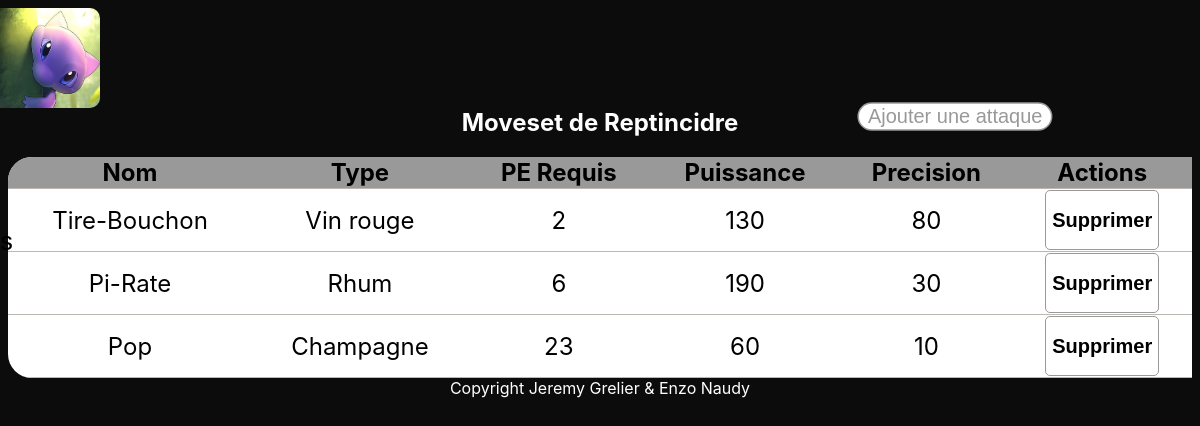
Page /Site/moveset-espece.php?id=5 on the committed database.
### tables this page shows
CREATE TABLE IF NOT EXISTS `ESPECE` (
  `Numero` int(11) NOT NULL,
  `NomEspece` text NOT NULL,
  `TypeEspece` int(11) NOT NULL,
  `TypeEspece2` int(11) DEFAULT NULL,
  `Sprite` text NOT NULL,
  PRIMARY KEY (`Numero`),
  KEY `TypeEspece` (`TypeEspece`),
  KEY `TypeEspece2` (`TypeEspece2`)
);

CREATE TABLE IF NOT EXISTS `ATTAQUE` (
  `IdAttaque` int(11) NOT NULL AUTO_INCREMENT,
  `NomAttaque` text NOT NULL,
  `Puissance` int(11) NOT NULL,
  `Precision` int(11) NOT NULL,
  `TypeAttaque` int(11) NOT NULL,
  PRIMARY KEY (`IdAttaque`),
  KEY `TypeAttaque` (`TypeAttaque`)
);

CREATE TABLE IF NOT EXISTS `TYPE` (
  `IdType` int(11) NOT NULL AUTO_INCREMENT,
  `NomType` text NOT NULL,
  PRIMARY KEY (`IdType`)
);

CREATE TABLE IF NOT EXISTS `MOVESET_ESPECE` (
  `IdAttaque` int(11) NOT NULL,
  `NumEspece` int(11) NOT NULL,
  `PE_Requis` int(11) NOT NULL,
  PRIMARY KEY (`IdAttaque`,`NumEspece`),
  KEY `NumEspece` (`NumEspece`)
);

### Site/moveset-espece.php (the view, shortened to what this page needs)
<!DOCTYPE html>
<html>
<head>
  <link rel="stylesheet" href="css/monsite.css" />
</head>
<body>
  <?php include "topnav.php" ?>
  <div class="listeEspece">
    <?php
    include "connect.php";  ?>
    <?php
    $requete = "select * from ESPECE, TYPE, MOVESET_ESPECE, ATTAQUE where MOVESET_ESPECE.NumEspece = " . intval($_REQUEST['id']) . " and ESPECE.Numero = MOVESET_ESPECE.NumEspece and
          MOVESET_ESPECE.IdAttaque = ATTAQUE.IdAttaque and ATTAQUE.TypeAttaque = TYPE.IdType order by PE_Requis";
    if ($res = $dbh->query($requete))
      $moveset =  $res->fetchAll();
    $nam = isset($moveset[0]['NomEspece']) ? 'de ' . $moveset[0]['NomEspece'] : 'vide';
    echo '<h2>Moveset ' . $nam . '</h2>';
    $num = intval($_REQUEST['id']);
    echo '<table>
                <tr class="headerListEspece">
              <th>Nom</th>
              <th>Type</th>
              <th>PE Requis</th>
              <th>Puissance</th>
              <th>Precision</th>
              <th>Actions</th>
                </tr>
              <tbody>';
    foreach ($moveset as $move) {
      echo '<tr><td>' . $move['NomAttaque'] . '</td>';
      echo '<td>' . $move['NomType'] . '</td>';
      echo '<td>' . $move['PE_Requis'] . '</td>';
      echo '<td>' . $move['Puissance'] . '</td>';
      echo '<td>' . $move['Precision'] . '</td>';
      echo '<td><form method="post" action="./delete/deleteFromMovesetEspece.php">
                      <button type="submit" name="btnEnvoiForm" title="Envoyer"><h2 style="color:black">Supprimer</h2></button>
                      <input type="hidden" name="IdAttaque" value="' . $move['IdAttaque'] . '"/>
                      <input type="hidden" name="NumEspece" value="' . $move['Numero'] . '"/>
                    </form></td></tr>';
    }
    echo "</tbody></table></div>";
    echo '<button id="openModal" onclick="document.getElementById(\'mydialog\').style.visibility =\'visible\'" > Ajouter une attaque </button>
  <div id="mydialog">
    <dialog open class="ModalAddSpecies" role="dialog" aria-modal="true" aria-labelledby="modal-heading">
          <h1 id="modal-heading">Ajouter une attaque au moveset</h1>
          <form action="./add/add-to-moveset.php" method="post">
          <label>PE Requis : <input type="number" id="PE_Requis" name="PE_Requis" min="1" max="100" path="1" required><br>
          <label>Attaque : <select name="Attack" id="Attack" required>
            <option value="">--Choisissez--</option>
            ';
    echo '</select> <br></label>
            <input type="hidden" name="Numero" value=' . $num . ' />
            <input id="validation" type="submit" value="valider">
          </form>
          <button onclick="document.getElementById(\'mydialog\').style.visibility=\'hidden\'" style="position: absolute ;top: -4px;left: 80%;border: none;background: transparent;"><img src="assets/376.png" alt="close" style="width: 60px; height: 60px;"/></button>
        </dialog>
    </div>'
    ?>
  <?php include "footer.php" ?>
</body>
</html>

### Site/css/monsite.css (style rules this page uses)
h2 { color: white; }
body { background-image: url('../assets/background.jpg'); background-color: #0c0c0c; font-family: -apple-system, BlinkMacSystemFont, 'Segoe UI', Roboto, Oxygen, Ubuntu, Cantarell, 'Open Sans', 'Helvetica Neue', sans-serif; align-content: center; align-items: center; justify-content: center; text-align: center; scroll-behavior: smooth; background-repeat: no-repeat; background-size: cover; background-position: fixed; -webkit-background-size: cover; -moz-background-size: cover; -o-background-size: cover; }
button { background-color: white; border: 1px solid #999999; color: #999999; border-radius: 5px; }
th { background-color: #999999; }
#openModal { position: absolute; top: 0; right: 15%; scale: 1.5; margin-top: 8em; border-radius: 16px; }
.listeEspece { margin-top: 100px; }
table { width: 100%; border-collapse: collapse; border-radius: 1em; overflow: hidden; position: relative; display: table; background-color: white; margin: 0 auto; font-size: x-large; border-bottom-right-radius: 0; border-top-right-radius: 0; }
.listeEspece tr { padding-bottom: 1%; border-bottom: 1px solid #bdb7b2; }

### rows in the picture
espece: NomEspece "de Reptincidre", attaque.NomAttaque "Tire-Bouchon", type.NomType "Vin rouge", moveset_espece.PE_Requis "2", attaque.Puissance "130", attaque.Precision "80", attaque.NomAttaque "Pi-Rate", type.NomType "Rhum", moveset_espece.PE_Requis "6", attaque.Puissance "190", attaque.Precision "30", attaque.NomAttaque "Pop", type.NomType "Champagne", moveset_espece.PE_Requis "23", attaque.Puissance "60", attaque.Precision "10"
